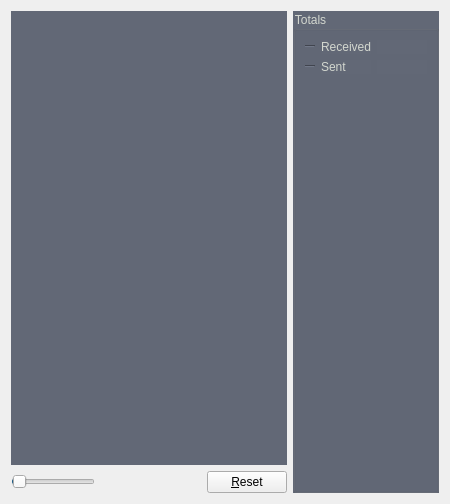
     <widget class="QWidget" name="tab_nettraffic">
      <attribute name="title">
       <string>&amp;Network Traffic</string>
      </attribute>
      <layout class="QHBoxLayout" name="horizontalLayout_3">
       <item>
        <layout class="QVBoxLayout" name="verticalLayout_4">
         <item>
          <widget class="TrafficGraphWidget" name="trafficGraph" native="true">
           <property name="sizePolicy">
            <sizepolicy hsizetype="Expanding" vsizetype="Expanding">
             <horstretch>0</horstretch>
             <verstretch>0</verstretch>
            </sizepolicy>
           </property>
           <property name="styleSheet">
            <string notr="true">background-color:rgb(98, 104, 118);
color:rgb(211, 215, 207);
font: 75 12pt &quot;Uroob&quot;;</string>
           </property>
          </widget>
         </item>
         <item>
          <layout class="QHBoxLayout" name="horizontalLayout_2">
           <item>
            <widget class="QSlider" name="sldGraphRange">
             <property name="styleSheet">
              <string notr="true"/>
             </property>
             <property name="minimum">
              <number>1</number>
             </property>
             <property name="maximum">
              <number>288</number>
             </property>
             <property name="pageStep">
              <number>12</number>
             </property>
             <property name="value">
              <number>6</number>
             </property>
             <property name="orientation">
              <enum>Qt::Horizontal</enum>
             </property>
            </widget>
           </item>
           <item>
            <widget class="QLabel" name="lblGraphRange">
             <property name="minimumSize">
              <size>
               <width>100</width>
               <height>0</height>
              </size>
             </property>
             <property name="styleSheet">
              <string notr="true"/>
             </property>
             <property name="alignment">
              <set>Qt::AlignCenter</set>
             </property>
            </widget>
           </item>
           <item>
            <widget class="QPushButton" name="btnClearTrafficGraph">
             <property name="text">
              <string>&amp;Reset</string>
             </property>
             <property name="autoDefault">
              <bool>false</bool>
             </property>
            </widget>
           </item>
          </layout>
         </item>
        </layout>
       </item>
       <item>
        <layout class="QVBoxLayout" name="verticalLayout">
         <item>
          <widget class="QGroupBox" name="groupBox">
           <property name="styleSheet">
            <string notr="true">background-color:rgb(98, 104, 118);
color:rgb(211, 215, 207);
font: 75 12pt &quot;Uroob&quot;;</string>
           </property>
           <property name="title">
            <string>Totals</string>
           </property>
           <layout class="QVBoxLayout" name="verticalLayout_5">
            <item>
             <layout class="QHBoxLayout" name="horizontalLayout_4">
              <item>
               <widget class="Line" name="line">
                <property name="sizePolicy">
                 <sizepolicy hsizetype="Fixed" vsizetype="Fixed">
                  <horstretch>0</horstretch>
                  <verstretch>0</verstretch>
                 </sizepolicy>
                </property>
                <property name="minimumSize">
                 <size>
                  <width>10</width>
                  <height>0</height>
                 </size>
                </property>
                <property name="palette">
                 <palette>
                  <active>
                   <colorrole role="WindowText">
                    <brush brushstyle="SolidPattern">
                     <color alpha="255">
                      <red>211</red>
                      <green>215</green>
                      <blue>207</blue>
                     </color>
                    </brush>
                   </colorrole>
                   <colorrole role="Button">
                    <brush brushstyle="SolidPattern">
                     <color alpha="255">
                      <red>98</red>
                      <green>104</green>
                      <blue>118</blue>
                     </color>
                    </brush>
                   </colorrole>
                   <colorrole role="Light">
                    <brush brushstyle="SolidPattern">
                     <color alpha="255">
                      <red>0</red>
                      <green>255</green>
                      <blue>0</blue>
                     </color>
                    </brush>
                   </colorrole>
                   <colorrole role="Text">
                    <brush brushstyle="SolidPattern">
                     <color alpha="255">
                      <red>211</red>
                      <green>215</green>
                      <blue>207</blue>
                     </color>
                    </brush>
                   </colorrole>
                   <colorrole role="ButtonText">
                    <brush brushstyle="SolidPattern">
                     <color alpha="255">
                      <red>211</red>
                      <green>215</green>
                      <blue>207</blue>
                     </color>
                    </brush>
                   </colorrole>
                   <colorrole role="Base">
                    <brush brushstyle="SolidPattern">
                     <color alpha="255">
                      <red>98</red>
                      <green>104</green>
                      <blue>118</blue>
                     </color>
                    </brush>
                   </colorrole>
                   <colorrole role="Window">
                    <brush brushstyle="SolidPattern">
                     <color alpha="255">
                      <red>98</red>
                      <green>104</green>
                      <blue>118</blue>
                     </color>
                    </brush>
                   </colorrole>
                  </active>
                  <inactive>
                   <colorrole role="WindowText">
                    <brush brushstyle="SolidPattern">
                     <color alpha="255">
                      <red>211</red>
                      <green>215</green>
                      <blue>207</blue>
                     </color>
                    </brush>
                   </colorrole>
                   <colorrole role="Button">
                    <brush brushstyle="SolidPattern">
                     <color alpha="255">
                      <red>98</red>
                      <green>104</green>
                      <blue>118</blue>
                     </color>
                    </brush>
                   </colorrole>
                   <colorrole role="Light">
                    <brush brushstyle="SolidPattern">
                     <color alpha="255">
                      <red>0</red>
                      <green>255</green>
                      <blue>0</blue>
                     </color>
                    </brush>
                   </colorrole>
                   <colorrole role="Text">
                    <brush brushstyle="SolidPattern">
                     <color alpha="255">
                      <red>211</red>
                      <green>215</green>
                      <blue>207</blue>
                     </color>
                    </brush>
                   </colorrole>
                   <colorrole role="ButtonText">
                    <brush brushstyle="SolidPattern">
                     <color alpha="255">
                      <red>211</red>
                      <green>215</green>
                      <blue>207</blue>
                     </color>
                    </brush>
                   </colorrole>
                   <colorrole role="Base">
                    <brush brushstyle="SolidPattern">
                     <color alpha="255">
                      <red>98</red>
                      <green>104</green>
                      <blue>118</blue>
                     </color>
                    </brush>
                   </colorrole>
                   <colorrole role="Window">
                    <brush brushstyle="SolidPattern">
                     <color alpha="255">
                      <red>98</red>
                      <green>104</green>
                      <blue>118</blue>
                     </color>
                    </brush>
                   </colorrole>
                  </inactive>
                  <disabled>
                   <colorrole role="WindowText">
                    <brush brushstyle="SolidPattern">
                     <color alpha="255">
                      <red>211</red>
                      <green>215</green>
                      <blue>207</blue>
                     </color>
                    </brush>
                   </colorrole>
                   <colorrole role="Button">
                    <brush brushstyle="SolidPattern">
                     <color alpha="255">
                      <red>98</red>
                      <green>104</green>
                      <blue>118</blue>
                     </color>
                    </brush>
                   </colorrole>
                   <colorrole role="Light">
                    <brush brushstyle="SolidPattern">
                     <color alpha="255">
                      <red>0</red>
                      <green>255</green>
                      <blue>0</blue>
                     </color>
                    </brush>
                   </colorrole>
                   <colorrole role="Text">
                    <brush brushstyle="SolidPattern">
                     <color alpha="255">
                      <red>211</red>
                      <green>215</green>
                      <blue>207</blue>
                     </color>
                    </brush>
                   </colorrole>
                   <colorrole role="ButtonText">
                    <brush brushstyle="SolidPattern">
                     <color alpha="255">
                      <red>211</red>
                      <green>215</green>
                      <blue>207</blue>
                     </color>
                    </brush>
                   </colorrole>
                   <colorrole role="Base">
                    <brush brushstyle="SolidPattern">
                     <color alpha="255">
                      <red>98</red>
                      <green>104</green>
                      <blue>118</blue>
                     </color>
                    </brush>
                   </colorrole>
                   <colorrole role="Window">
                    <brush brushstyle="SolidPattern">
                     <color alpha="255">
                      <red>98</red>
                      <green>104</green>
                      <blue>118</blue>
                     </color>
                    </brush>
                   </colorrole>
                  </disabled>
                 </palette>
                </property>
                <property name="orientation">
                 <enum>Qt::Horizontal</enum>
                </property>
               </widget>
              </item>
              <item>
               <widget class="QLabel" name="label_16">
                <property name="text">
                 <string>Received</string>
                </property>
               </widget>
              </item>
              <item>
               <widget class="QLabel" name="lblBytesIn">
                <property name="minimumSize">
                 <size>
                  <width>50</width>
                  <height>0</height>
                 </size>
                </property>
                <property name="alignment">
                 <set>Qt::AlignRight|Qt::AlignTrailing|Qt::AlignVCenter</set>
                </property>
               </widget>
              </item>
             </layout>
            </item>
            <item>
             <layout class="QHBoxLayout" name="horizontalLayout_5">
              <item>
               <widget class="Line" name="line_2">
                <property name="sizePolicy">
                 <sizepolicy hsizetype="Fixed" vsizetype="Fixed">
                  <horstretch>0</horstretch>
                  <verstretch>0</verstretch>
                 </sizepolicy>
                </property>
                <property name="minimumSize">
                 <size>
                  <width>10</width>
                  <height>0</height>
                 </size>
                </property>
                <property name="palette">
                 <palette>
                  <active>
                   <colorrole role="WindowText">
                    <brush brushstyle="SolidPattern">
                     <color alpha="255">
                      <red>211</red>
                      <green>215</green>
                      <blue>207</blue>
                     </color>
                    </brush>
                   </colorrole>
                   <colorrole role="Button">
                    <brush brushstyle="SolidPattern">
                     <color alpha="255">
                      <red>98</red>
                      <green>104</green>
                      <blue>118</blue>
                     </color>
                    </brush>
                   </colorrole>
                   <colorrole role="Light">
                    <brush brushstyle="SolidPattern">
                     <color alpha="255">
                      <red>255</red>
                      <green>0</green>
                      <blue>0</blue>
                     </color>
                    </brush>
                   </colorrole>
                   <colorrole role="Text">
                    <brush brushstyle="SolidPattern">
                     <color alpha="255">
                      <red>211</red>
                      <green>215</green>
                      <blue>207</blue>
                     </color>
                    </brush>
                   </colorrole>
                   <colorrole role="ButtonText">
                    <brush brushstyle="SolidPattern">
                     <color alpha="255">
                      <red>211</red>
                      <green>215</green>
                      <blue>207</blue>
                     </color>
                    </brush>
                   </colorrole>
                   <colorrole role="Base">
                    <brush brushstyle="SolidPattern">
                     <color alpha="255">
                      <red>98</red>
                      <green>104</green>
                      <blue>118</blue>
                     </color>
                    </brush>
                   </colorrole>
                   <colorrole role="Window">
                    <brush brushstyle="SolidPattern">
                     <color alpha="255">
                      <red>98</red>
                      <green>104</green>
                      <blue>118</blue>
                     </color>
                    </brush>
                   </colorrole>
                  </active>
                  <inactive>
                   <colorrole role="WindowText">
                    <brush brushstyle="SolidPattern">
                     <color alpha="255">
                      <red>211</red>
                      <green>215</green>
                      <blue>207</blue>
                     </color>
                    </brush>
                   </colorrole>
                   <colorrole role="Button">
                    <brush brushstyle="SolidPattern">
                     <color alpha="255">
                      <red>98</red>
                      <green>104</green>
                      <blue>118</blue>
                     </color>
                    </brush>
                   </colorrole>
                   <colorrole role="Light">
                    <brush brushstyle="SolidPattern">
                     <color alpha="255">
                      <red>255</red>
                      <green>0</green>
                      <blue>0</blue>
                     </color>
                    </brush>
                   </colorrole>
                   <colorrole role="Text">
                    <brush brushstyle="SolidPattern">
                     <color alpha="255">
                      <red>211</red>
                      <green>215</green>
                      <blue>207</blue>
                     </color>
                    </brush>
                   </colorrole>
                   <colorrole role="ButtonText">
                    <brush brushstyle="SolidPattern">
                     <color alpha="255">
                      <red>211</red>
                      <green>215</green>
                      <blue>207</blue>
                     </color>
                    </brush>
                   </colorrole>
                   <colorrole role="Base">
                    <brush brushstyle="SolidPattern">
                     <color alpha="255">
                      <red>98</red>
                      <green>104</green>
                      <blue>118</blue>
                     </color>
                    </brush>
                   </colorrole>
                   <colorrole role="Window">
                    <brush brushstyle="SolidPattern">
                     <color alpha="255">
                      <red>98</red>
                      <green>104</green>
                      <blue>118</blue>
                     </color>
                    </brush>
                   </colorrole>
                  </inactive>
                  <disabled>
                   <colorrole role="WindowText">
                    <brush brushstyle="SolidPattern">
                     <color alpha="255">
                      <red>211</red>
                      <green>215</green>
                      <blue>207</blue>
                     </color>
                    </brush>
                   </colorrole>
                   <colorrole role="Button">
                    <brush brushstyle="SolidPattern">
                     <color alpha="255">
                      <red>98</red>
                      <green>104</green>
                      <blue>118</blue>
                     </color>
                    </brush>
                   </colorrole>
                   <colorrole role="Light">
                    <brush brushstyle="SolidPattern">
                     <color alpha="255">
                      <red>255</red>
                      <green>0</green>
                      <blue>0</blue>
                     </color>
                    </brush>
                   </colorrole>
                   <colorrole role="Text">
                    <brush brushstyle="SolidPattern">
                     <color alpha="255">
                      <red>211</red>
                      <green>215</green>
                      <blue>207</blue>
                     </color>
                    </brush>
                   </colorrole>
                   <colorrole role="ButtonText">
                    <brush brushstyle="SolidPattern">
                     <color alpha="255">
                      <red>211</red>
                      <green>215</green>
                      <blue>207</blue>
                     </color>
                    </brush>
                   </colorrole>
                   <colorrole role="Base">
                    <brush brushstyle="SolidPattern">
                     <color alpha="255">
                      <red>98</red>
                      <green>104</green>
                      <blue>118</blue>
                     </color>
                    </brush>
                   </colorrole>
                   <colorrole role="Window">
                    <brush brushstyle="SolidPattern">
                     <color alpha="255">
                      <red>98</red>
                      <green>104</green>
                      <blue>118</blue>
                     </color>
                    </brush>
                   </colorrole>
                  </disabled>
                 </palette>
                </property>
                <property name="orientation">
                 <enum>Qt::Horizontal</enum>
                </property>
               </widget>
              </item>
              <item>
               <widget class="QLabel" name="label_17">
                <property name="text">
                 <string>Sent</string>
                </property>
               </widget>
              </item>
              <item>
               <widget class="QLabel" name="lblBytesOut">
                <property name="minimumSize">
                 <size>
                  <width>50</width>
                  <height>0</height>
                 </size>
                </property>
                <property name="alignment">
                 <set>Qt::AlignRight|Qt::AlignTrailing|Qt::AlignVCenter</set>
                </property>
               </widget>
              </item>
             </layout>
            </item>
            <item>
             <spacer name="verticalSpacer_4">
              <property name="orientation">
               <enum>Qt::Vertical</enum>
              </property>
              <property name="sizeHint" stdset="0">
               <size>
                <width>20</width>
                <height>407</height>
               </size>
              </property>
             </spacer>
            </item>
           </layout>
          </widget>
         </item>
        </layout>
       </item>
      </layout>
     </widget>
